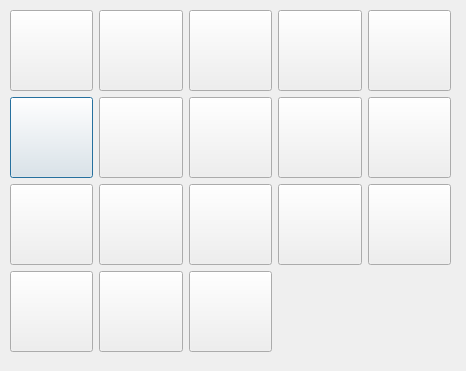
<?xml version="1.0" encoding="UTF-8"?>
<ui version="4.0">
 <class>RingTemplate</class>
 <widget class="QDialog" name="RingTemplate">
  <property name="geometry">
   <rect>
    <x>0</x>
    <y>0</y>
    <width>466</width>
    <height>371</height>
   </rect>
  </property>
  <property name="windowTitle">
   <string>Ring Fragment</string>
  </property>
  <widget class="QWidget" name="layoutWidget">
   <property name="geometry">
    <rect>
     <x>10</x>
     <y>10</y>
     <width>441</width>
     <height>344</height>
    </rect>
   </property>
   <layout class="QGridLayout" name="gridLayout">
    <item row="1" column="0">
     <widget class="QPushButton" name="Frag7">
      <property name="minimumSize">
       <size>
        <width>81</width>
        <height>81</height>
       </size>
      </property>
      <property name="text">
       <string/>
      </property>
      <property name="icon">
       <iconset resource="../hmo.qrc">
        <normaloff>:/images/tropylium.xbm</normaloff>:/images/tropylium.xbm</iconset>
      </property>
      <property name="iconSize">
       <size>
        <width>80</width>
        <height>80</height>
       </size>
      </property>
     </widget>
    </item>
    <item row="0" column="6">
     <widget class="QPushButton" name="Frag6">
      <property name="enabled">
       <bool>true</bool>
      </property>
      <property name="minimumSize">
       <size>
        <width>81</width>
        <height>81</height>
       </size>
      </property>
      <property name="text">
       <string/>
      </property>
      <property name="icon">
       <iconset resource="../hmo.qrc">
        <normaloff>:/images/phenyl.xbm</normaloff>:/images/phenyl.xbm</iconset>
      </property>
      <property name="iconSize">
       <size>
        <width>80</width>
        <height>80</height>
       </size>
      </property>
     </widget>
    </item>
    <item row="0" column="4">
     <widget class="QPushButton" name="Frag5">
      <property name="minimumSize">
       <size>
        <width>81</width>
        <height>81</height>
       </size>
      </property>
      <property name="text">
       <string/>
      </property>
      <property name="icon">
       <iconset resource="../hmo.qrc">
        <normaloff>:/images/cp.xbm</normaloff>:/images/cp.xbm</iconset>
      </property>
      <property name="iconSize">
       <size>
        <width>80</width>
        <height>80</height>
       </size>
      </property>
     </widget>
    </item>
    <item row="0" column="3">
     <widget class="QPushButton" name="Frag4">
      <property name="minimumSize">
       <size>
        <width>81</width>
        <height>81</height>
       </size>
      </property>
      <property name="text">
       <string/>
      </property>
      <property name="icon">
       <iconset resource="../hmo.qrc">
        <normaloff>:/images/l_cbd.xbm</normaloff>:/images/l_cbd.xbm</iconset>
      </property>
      <property name="iconSize">
       <size>
        <width>80</width>
        <height>80</height>
       </size>
      </property>
     </widget>
    </item>
    <item row="0" column="2">
     <widget class="QPushButton" name="Frag3">
      <property name="minimumSize">
       <size>
        <width>81</width>
        <height>81</height>
       </size>
      </property>
      <property name="text">
       <string/>
      </property>
      <property name="icon">
       <iconset resource="../hmo.qrc">
        <normaloff>:/images/l_cprop.xbm</normaloff>:/images/l_cprop.xbm</iconset>
      </property>
      <property name="iconSize">
       <size>
        <width>80</width>
        <height>80</height>
       </size>
      </property>
     </widget>
    </item>
    <item row="0" column="0">
     <widget class="QPushButton" name="Frag2">
      <property name="enabled">
       <bool>true</bool>
      </property>
      <property name="minimumSize">
       <size>
        <width>81</width>
        <height>81</height>
       </size>
      </property>
      <property name="text">
       <string/>
      </property>
      <property name="icon">
       <iconset resource="../hmo.qrc">
        <normaloff>:/images/vinyl.xbm</normaloff>:/images/vinyl.xbm</iconset>
      </property>
      <property name="iconSize">
       <size>
        <width>80</width>
        <height>80</height>
       </size>
      </property>
     </widget>
    </item>
    <item row="4" column="6">
     <widget class="QPushButton" name="Frag16">
      <property name="minimumSize">
       <size>
        <width>81</width>
        <height>81</height>
       </size>
      </property>
      <property name="text">
       <string/>
      </property>
      <property name="icon">
       <iconset resource="../hmo.qrc">
        <normaloff>:/images/rings4.xbm</normaloff>:/images/rings4.xbm</iconset>
      </property>
      <property name="iconSize">
       <size>
        <width>80</width>
        <height>80</height>
       </size>
      </property>
     </widget>
    </item>
    <item row="1" column="3">
     <widget class="QPushButton" name="Frag9">
      <property name="minimumSize">
       <size>
        <width>81</width>
        <height>81</height>
       </size>
      </property>
      <property name="text">
       <string/>
      </property>
      <property name="icon">
       <iconset resource="../hmo.qrc">
        <normaloff>:/images/two5mr.xbm</normaloff>:/images/two5mr.xbm</iconset>
      </property>
      <property name="iconSize">
       <size>
        <width>80</width>
        <height>80</height>
       </size>
      </property>
     </widget>
    </item>
    <item row="1" column="2">
     <widget class="QPushButton" name="Frag8">
      <property name="minimumSize">
       <size>
        <width>81</width>
        <height>81</height>
       </size>
      </property>
      <property name="icon">
       <iconset resource="../hmo.qrc">
        <normaloff>:/images/l_cot.xbm</normaloff>:/images/l_cot.xbm</iconset>
      </property>
      <property name="iconSize">
       <size>
        <width>80</width>
        <height>80</height>
       </size>
      </property>
     </widget>
    </item>
    <item row="1" column="6">
     <widget class="QPushButton" name="Frag11">
      <property name="minimumSize">
       <size>
        <width>81</width>
        <height>81</height>
       </size>
      </property>
      <property name="text">
       <string/>
      </property>
      <property name="icon">
       <iconset resource="../hmo.qrc">
        <normaloff>:/images/naphth.xbm</normaloff>:/images/naphth.xbm</iconset>
      </property>
      <property name="iconSize">
       <size>
        <width>80</width>
        <height>80</height>
       </size>
      </property>
     </widget>
    </item>
    <item row="1" column="4">
     <widget class="QPushButton" name="Frag10">
      <property name="minimumSize">
       <size>
        <width>81</width>
        <height>81</height>
       </size>
      </property>
      <property name="text">
       <string/>
      </property>
      <property name="icon">
       <iconset resource="../hmo.qrc">
        <normaloff>:/images/asixfive.xbm</normaloff>:/images/asixfive.xbm</iconset>
      </property>
      <property name="iconSize">
       <size>
        <width>80</width>
        <height>80</height>
       </size>
      </property>
     </widget>
    </item>
    <item row="4" column="0">
     <widget class="QPushButton" name="Frag12">
      <property name="minimumSize">
       <size>
        <width>81</width>
        <height>81</height>
       </size>
      </property>
      <property name="text">
       <string/>
      </property>
      <property name="icon">
       <iconset resource="../hmo.qrc">
        <normaloff>:/images/azu.xbm</normaloff>:/images/azu.xbm</iconset>
      </property>
      <property name="iconSize">
       <size>
        <width>80</width>
        <height>80</height>
       </size>
      </property>
     </widget>
    </item>
    <item row="4" column="2">
     <widget class="QPushButton" name="Frag13">
      <property name="minimumSize">
       <size>
        <width>81</width>
        <height>81</height>
       </size>
      </property>
      <property name="text">
       <string/>
      </property>
      <property name="icon">
       <iconset resource="../hmo.qrc">
        <normaloff>:/images/656.xbm</normaloff>:/images/656.xbm</iconset>
      </property>
      <property name="iconSize">
       <size>
        <width>80</width>
        <height>80</height>
       </size>
      </property>
     </widget>
    </item>
    <item row="4" column="4">
     <widget class="QPushButton" name="Frag15">
      <property name="minimumSize">
       <size>
        <width>81</width>
        <height>81</height>
       </size>
      </property>
      <property name="text">
       <string/>
      </property>
      <property name="icon">
       <iconset resource="../hmo.qrc">
        <normaloff>:/images/anthr.xbm</normaloff>:/images/anthr.xbm</iconset>
      </property>
      <property name="iconSize">
       <size>
        <width>80</width>
        <height>80</height>
       </size>
      </property>
     </widget>
    </item>
    <item row="4" column="3">
     <widget class="QPushButton" name="Frag14">
      <property name="minimumSize">
       <size>
        <width>81</width>
        <height>81</height>
       </size>
      </property>
      <property name="text">
       <string/>
      </property>
      <property name="icon">
       <iconset resource="../hmo.qrc">
        <normaloff>:/images/rings3.xbm</normaloff>:/images/rings3.xbm</iconset>
      </property>
      <property name="iconSize">
       <size>
        <width>80</width>
        <height>80</height>
       </size>
      </property>
     </widget>
    </item>
    <item row="5" column="0">
     <widget class="QPushButton" name="Frag17">
      <property name="enabled">
       <bool>true</bool>
      </property>
      <property name="minimumSize">
       <size>
        <width>81</width>
        <height>81</height>
       </size>
      </property>
      <property name="text">
       <string/>
      </property>
      <property name="icon">
       <iconset resource="../hmo.qrc">
        <normaloff>:/images/coronene.xbm</normaloff>:/images/coronene.xbm</iconset>
      </property>
      <property name="iconSize">
       <size>
        <width>80</width>
        <height>80</height>
       </size>
      </property>
     </widget>
    </item>
    <item row="5" column="2">
     <widget class="QPushButton" name="Frag18">
      <property name="minimumSize">
       <size>
        <width>81</width>
        <height>81</height>
       </size>
      </property>
      <property name="text">
       <string/>
      </property>
      <property name="icon">
       <iconset resource="../hmo.qrc">
        <normaloff>:/images/porph.xbm</normaloff>:/images/porph.xbm</iconset>
      </property>
      <property name="iconSize">
       <size>
        <width>80</width>
        <height>80</height>
       </size>
      </property>
     </widget>
    </item>
    <item row="5" column="3">
     <widget class="QPushButton" name="Frag60">
      <property name="minimumSize">
       <size>
        <width>81</width>
        <height>81</height>
       </size>
      </property>
      <property name="icon">
       <iconset resource="../hmo.qrc">
        <normaloff>:/images/bucky.xbm</normaloff>:/images/bucky.xbm</iconset>
      </property>
      <property name="iconSize">
       <size>
        <width>80</width>
        <height>80</height>
       </size>
      </property>
     </widget>
    </item>
   </layout>
  </widget>
 </widget>
 <resources>
  <include location="../hmo.qrc"/>
 </resources>
 <connections/>
</ui>
